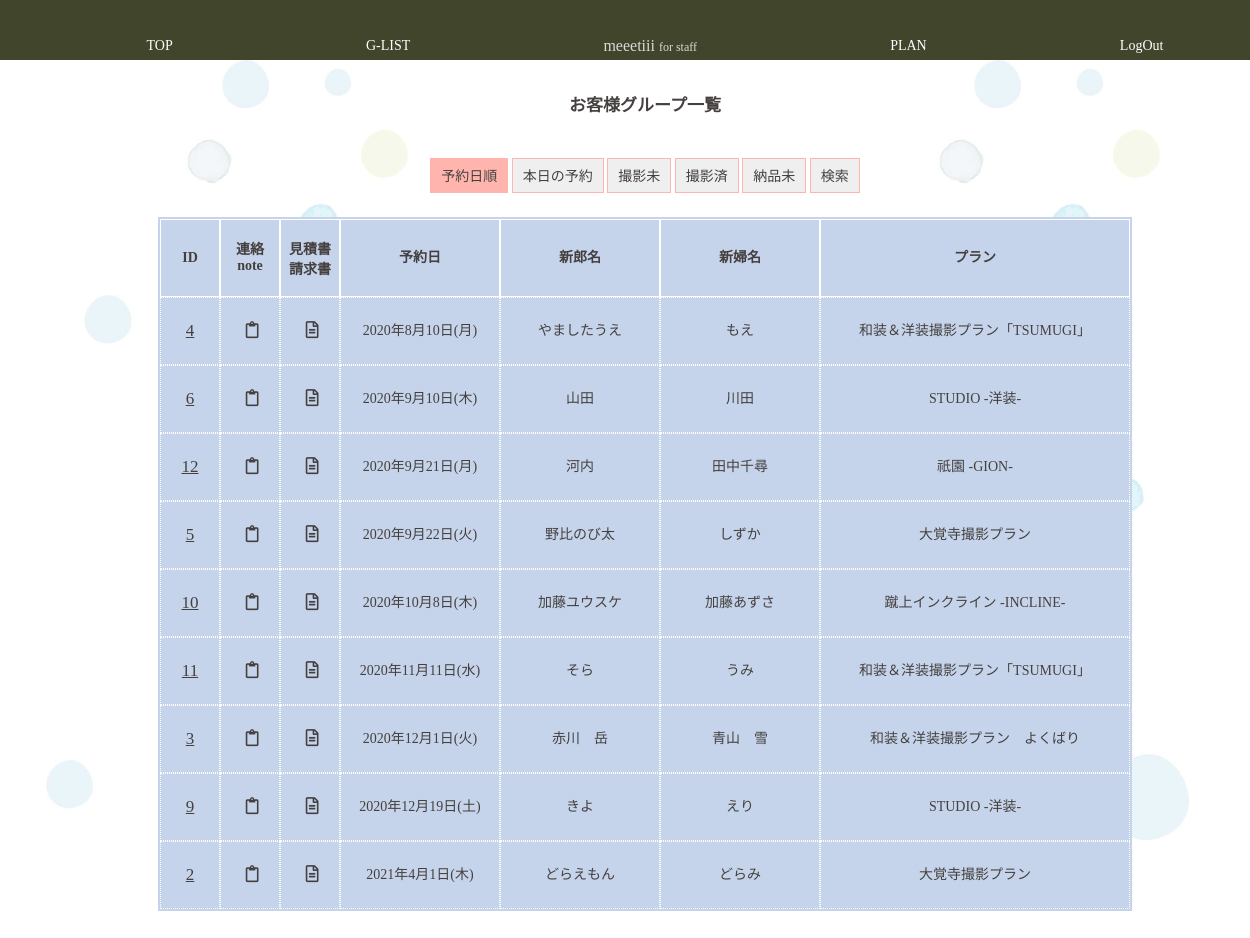
Page /staff/c_group_list.php (signed in) on the earlier database version.
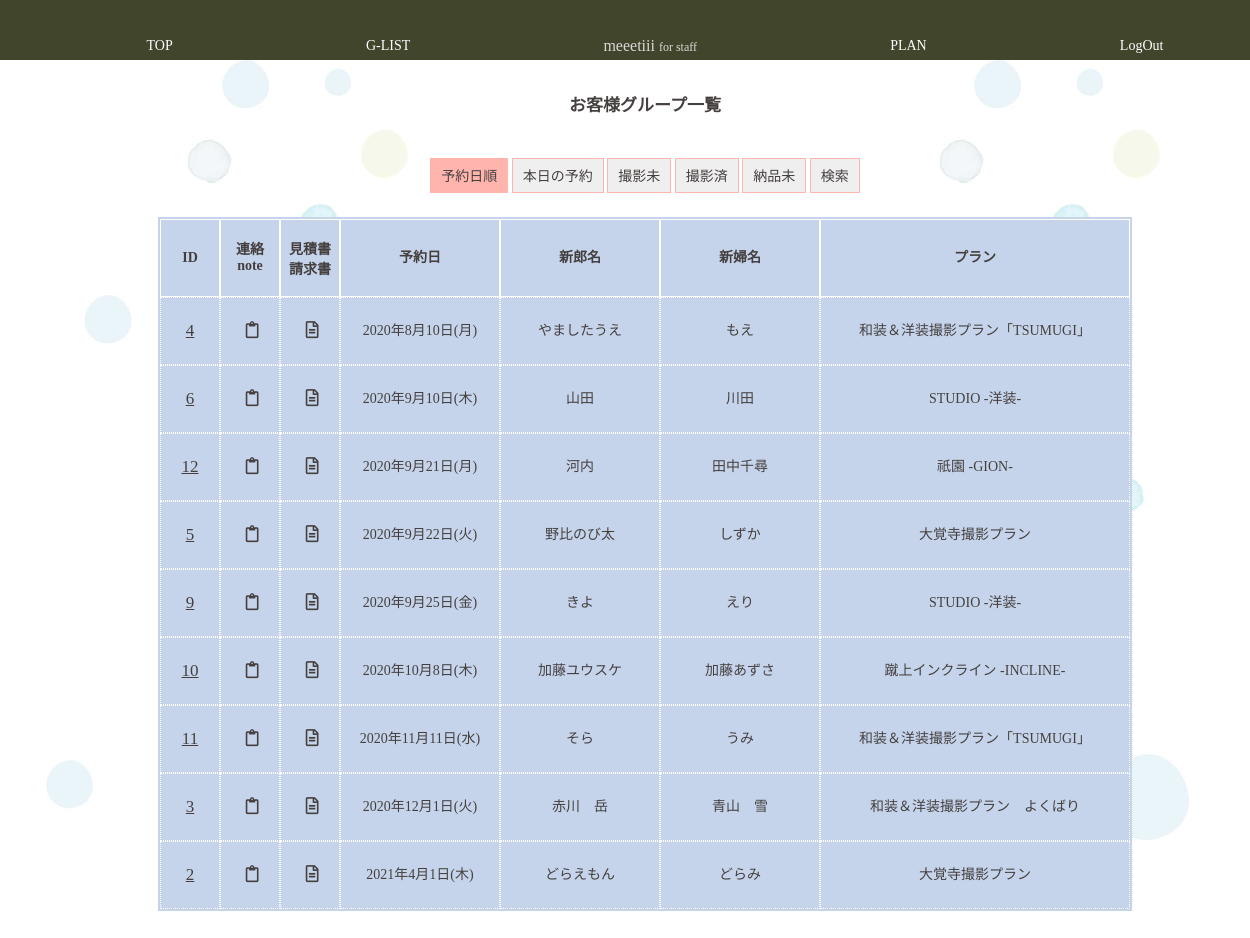
Same page on the later database version.
### tables this page shows
CREATE TABLE `customers` (
  `c_id` varchar(32) NOT NULL,
  `c_group_id` int(11) NOT NULL,
  `c_name` varchar(32) NOT NULL,
  `c_pass` varchar(64) NOT NULL,
  `c_mail` varchar(64) NOT NULL,
  `c_tell` varchar(11) NOT NULL,
  `c_zip` char(7) NOT NULL,
  `c_address` varchar(64) NOT NULL,
  `c_gender` tinyint(1) NOT NULL,
  `c_myphoto` tinyint(1) NOT NULL DEFAULT 0
);

CREATE TABLE `c_groups` (
  `c_group_id` int(11) NOT NULL,
  `p_id` int(11) NOT NULL,
  `reserve_day` date NOT NULL,
  `reserve_time` time NOT NULL,
  `estimate` tinyint(1) NOT NULL,
  `invoce` tinyint(1) NOT NULL,
  `payment` tinyint(1) NOT NULL,
  `d_product` tinyint(1) NOT NULL,
  `new_zip` char(7) NOT NULL,
  `new_address` varchar(64) NOT NULL,
  `before2days` tinyint(1) NOT NULL DEFAULT 0,
  `make_reh` tinyint(1) NOT NULL DEFAULT 0,
  `cos_fixed` tinyint(1) NOT NULL DEFAULT 0,
  `cos_fitting` tinyint(1) NOT NULL DEFAULT 0,
  `place_fixed` tinyint(1) NOT NULL DEFAULT 0,
  `s_id` varchar(32) NOT NULL,
  `limit_over` tinyint(1) NOT NULL
);

CREATE TABLE `plans` (
  `p_id` int(11) NOT NULL,
  `p_name` varchar(32) NOT NULL,
  `p_wear` varchar(32) NOT NULL
);

### class/meeting.class.php (called while the page is built, shortened)
<?php
class Meeting{
	public $pdo;
	public function __construct(){
		$host  = "localhost";
		$dbname= "meeting_app";
		$dbuser= "root";
		$dbpass= "";
		$dsn = "mysql:host={$host};dbname={$dbname};charset=utf8";
		$this->pdo = new PDO($dsn,$dbuser,$dbpass);
	}
	public function getGroomBrideGrouopAllDate() {
		$sql  ="SELECT groom.c_name AS g_name,bride.c_name AS b_name, ";
		$sql .="reserve_day,p_name,c_groups.c_group_id AS group_id,d_product,payment,limit_over ";
		$sql .="FROM customers AS groom,customers AS bride,c_groups,plans ";
		$sql .="WHERE c_groups.c_group_id=groom.c_group_id ";
		$sql .="AND c_groups.c_group_id=bride.c_group_id ";
		$sql .="AND c_groups.p_id=plans.p_id ";
		$sql .="AND groom.c_gender=0 AND bride.c_gender=1 ";
		$sql .="ORDER BY reserve_day";
		$row = $this->pdo->query($sql);
		return $row;
	}
}
?>

### staff/c_group_list.php (the view, shortened to what this page needs)
<?php
function h($str) {
	return htmlspecialchars($str,ENT_QUOTES);
}
require_once("../class/meeting.class.php");
$obj =new Meeting();
$rows =$obj->getGroomBrideGrouopAllDate();
?>
<?php require_once("header_for_staff.php"); ?>
		<main>
			<h1>お客様グループ一覧</h1>
			<section>
				<p><button class="sort_day_btn all_day activ_page_btn"><a href="">予約日順</a></button>
				<button class="sort_day_btn today"><a href="c_group_list_today.php">本日の予約</a></button>
				<button class="sort_day_btn feature_day"><a href="c_group_list_f.php">撮影未</a></button>
				<button class="sort_day_btn past_day"><a href="c_group_list_p.php">撮影済</a></button>
				<button class="sort_day_btn no_d"><a href="c_group_list_nd.php">納品未</a></button>
				<button class="sort_day_btn no_d"><a href="c_group_list_serch.php">検索</a></button>
				</p>
				<div id="mainView" class="table-scroll">
					<table class="list c_gropup_list">
					<tr class="c_group_list_head">
						<th class="list_id_num"><p class="line_h_40">ID</p></th><th class="list_id_num"><p class="font_mini_no_padding">連絡<br>note</p></th><th class="list_id_num"><p class="font_mini_no_padding">見積書<br>請求書</p></th>
						<th class="list_r_day"><p class="line_h_40">予約日</p></th><th class="list_c_name"><p class="line_h_40">新郎名</p></th>
						<th class="list_c_name"><p class="line_h_40">新婦名</p></th><th class="list_p_name"><p class="line_h_40">プラン</p></th>
					</tr>
					<?php while($row=$rows->fetch(PDO::FETCH_ASSOC)): ?>
					<tr>
						<td class="list_id_num c_group_list_head"><p><a href="c_group_each.php?group_id=<?php echo $row["group_id"];?>" ><?php echo $row["group_id"];?></a></p></td>
						<td class="list_id_num"><p><a href="../customer/c_board.php?group_id=<?php echo $row["group_id"];?>"><i class="far fa-clipboard"></i></a></p></td>
						<td class="list_id_num"><p><a href="../customer/c_paymentdata.php?group_id=<?php echo $row["group_id"];?>"><i class="far fa-file-alt"></i></a></p></td>
						<td class="list_r_day"><p><?php
							$reserve_day = $row["reserve_day"];
							$week = ["日","月","火","水","木","金","土"];
							$hi = date('w', strtotime($reserve_day));
							$youbi = $week[$hi];
							$rd =  date('Y年n月j日', strtotime($reserve_day))."(".$youbi.")";
							echo h($rd);
						?></p></td>
						<td class="list_c_name"><p><?php echo h($row["g_name"]); ?></p></td>
						<td class="list_c_name"><p><?php echo h($row["b_name"]); ?></p></td>
						<td class="list_p_name"><p><?php echo h($row["p_name"]); ?></p></td>
					</tr>
					<?php endwhile; ?>
					</table>
				</div>
			</section>
		</main>
<?php require_once("footer_for_staffpage.php"); ?>

### staff/header_for_staff.php (shortened to what this page needs)
<!DOCTYPE html>
<html lang="ja">
	<head>
		<mate charset="utf-8">
		<link rel="stylesheet" href="https://unpkg.com/ress/dist/ress.min.css" />
		<link rel="stylesheet" href="../css/style.css">
		<link rel="stylesheet" href="https://use.fontawesome.com/releases/v5.6.4/css/all.css" />
		<link rel="stylesheet" href="../css/lightbox.css">
	</head>
	<body>
		<header class="staff">
			<nav>
				<ul>
					<li><a href="staff_top.php">TOP</a></li>
					<li><a href="c_group_list.php">G-LIST</a></li>
					<li class="pc_only">meeetiii<span class="font_mini">for staff</span></li>
					<li><a href="plan_list.php">PLAN</a></li>
					<li><a id="logout" href="exec_staff_logout.php">LogOut</a></li>
				</ul>
			</nav>
		</header>

### staff/footer_for_staffpage.php (shortened to what this page needs)
	</body>
</html>

### css/style.css (style rules this page uses)
* { //border:1px red solid; }
html, body { height: 100%; }
body { width:100%; margin:auto; color: #45403f; font-family: 'Noto Serif JP', serif; }
header { width:100%; position:fixed; z-index:999; display:inline-block; height: 60px; text-align:center; margin:auto; text-align:center; background-color: #b0d7dc; padding-left:10px; padding-right:10px; }
header.header_for_c nav ul li a, header.staff nav ul li a { font-size:clamp(12px,10px + .7vw,14px); }
.pc_only { display:none; }
header.staff { background-color: #41452b; }
header.staff nav ul { display:flex; justify-content:space-around; line-height:60px; }
header.staff nav ul li { color:#ddd7d7; }
main { width:100%; padding:20px; margin:auto; margin-bottom:60px; text-align:center; padding-top:80px; background: url(../image/demo.jpg) center top; background-size: contain; height: calc(100% - 60px); }
section { max-width:100%; margin:20px auto; }
section:last-child { padding-bottom:40px;; }
p, input { font-size:14px; }
ul { list-style:none; }
a { font-size:12px; text-decoration:none; color: #45403f; display:block; }
header a, footer a { color:white; }
i { margin-left:6px; margin-right:2px; }
h1 { font-size:17px; display:inline-block; text-align:center; }
span.font_mini_no_padding, .font_mini_no_padding { font-size:12px; padding:0; }
table { width:100%; max-width:100%; margin-bottom:20px; box-sizing:border-box; }
table tr { max-width:100%; display:flex; flex-direction:column; }
table tr th { text-align:left; }
tr th,tr td { padding:4px 0; }
table.list tr, table.p_list tr { display:flex; flex-direction:row; }
table.list th { border:solid 1px white; padding:4px; }
table.list td { border:dotted 1px white; padding:4px; line-height:30px; }
table.list td a { height:30px; }
.table-scroll { overflow: auto; white-space: nowrap; }
table.c_gropup_list { margin-bottom:0; }
.list_id_num a { text-decoration:underline; font-size:17px; }
.list_id_num { width:clamp(16px,10vw,50px); }
.list_p_name { width:clamp(140px,35vw,350px); }
table.c_gropup_list { background-color:#c5d4eb; }
table.c_gropup_list .list_id_num { width:50px; }
.list_p_btn, .list_r_day, .list_c_name { width:150px; }
table.c_gropup_list .list_p_name, table.c_gropup_list .list_board_notice { width:300px; }
button { margin-top:10px; margin-bottom:10px; }
.sort_day_btn { border:1px solid #ffb5ae; padding: 0 10px; height: 35px; }
.sort_day_btn a { font-size: 14px; text-decoration:none; }
.activ_page_btn { border:solid 1px #ffb5ae; background-color:#ffb5ae; }
.c_group_list_head th, td.c_group_list_head, .p_list th { text-align:center; }
.c_update_table, .c_g_check, .c_top, .login_table, .p_list, .list, .staff_add_table, .staff_update_table, .c_add_table, .c_group_add_table, .plan_add_table, .p_update_table, .c_group_each_table, .c_group_each_mg_table, .c_group_update_table { margin:auto; width: clamp(220px,80vw,600px); margin-bottom:20px; }
.font_mini { font-size:12px; margin-left:4px; text-align:left; }
.font_mini_no_padding { font-size:clamp(12px,10px + .7vw,14px); padding:0; }
.line_h_40 { line-height:40px; }
@media screen and (min-width: 480px) { .pc_only { display:inline-block; } }

Differences in the rows shown:
changed customers "きよ": c_group.reserve_day "2020年12月19日(土)" → "2020年9月25日(金)"; moves up the list
